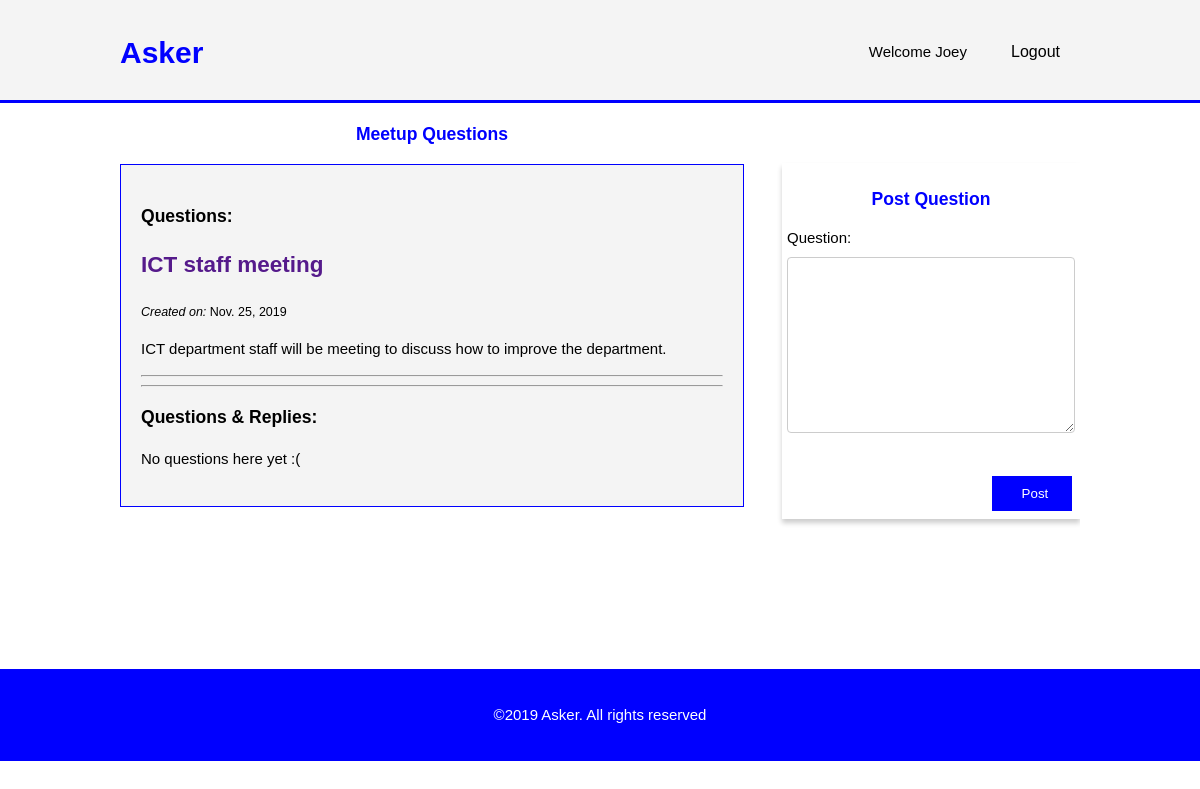
/home/13/ (signed in), run on an earlier commit of the app's database.
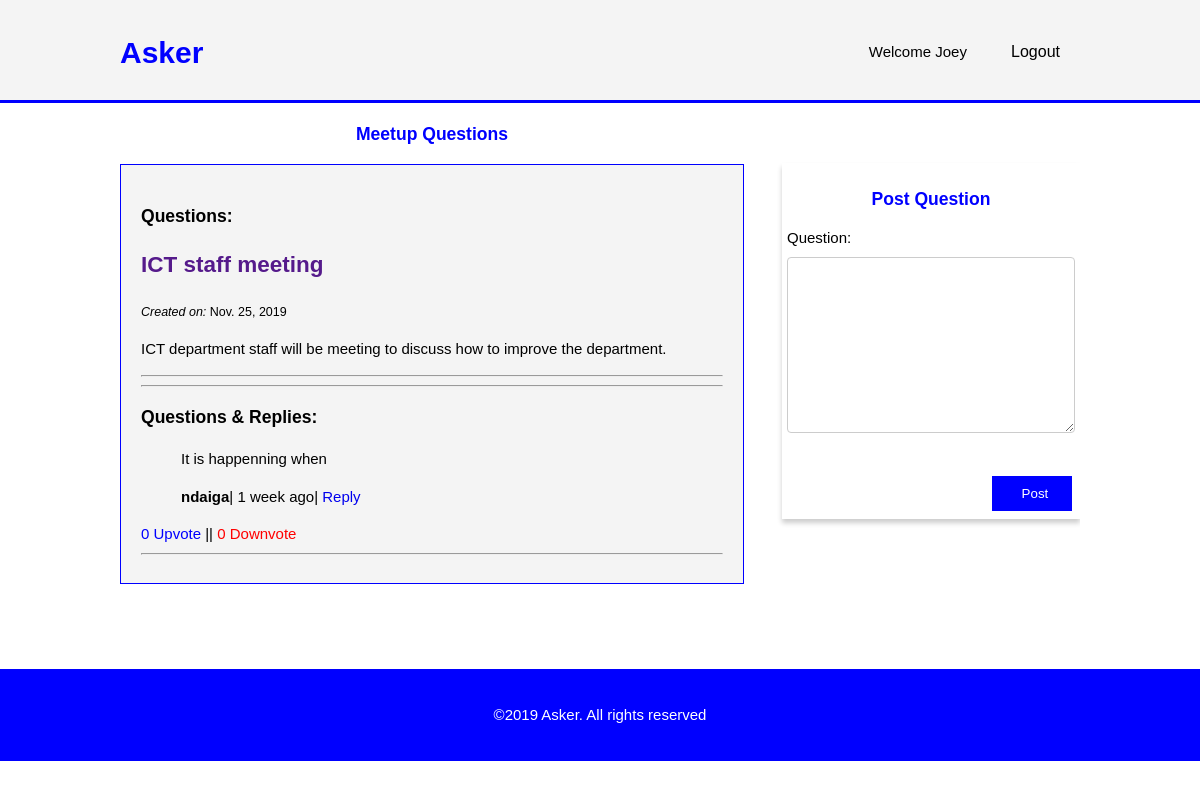
And on a later commit of the database.
### meetup/models.py (models this page shows, shortened)
class Comment(models.Model):
    meetup = models.ForeignKey(
        Meetup, on_delete=models.CASCADE, related_name='comments')
    posted_by = models.ForeignKey(User, on_delete=models.CASCADE, null=True, related_name='comments')
    question = models.TextField()
    created_date = models.DateTimeField(default=timezone.now)
    active = models.BooleanField(default=True)
    up_vote = models.IntegerField(default=0)
    down_vote = models.IntegerField(default=0)
    parent = models.ForeignKey('self', on_delete=models.CASCADE, null=True, blank=True, related_name='replies')
    class Meta:
        ordering = ['-created_date']

### meetup/views.py (the view)
# urls.py: path('home/<int:meetup_id>/', views.detail, name='detail'),
@login_required
def detail(request, meetup_id):
    meetup = get_object_or_404(Meetup, pk=meetup_id)
    comments = meetup.comments.filter(active=True, parent__isnull=True)
    form = CommentForm()
    if request.method == "POST":
        form = CommentForm(data=request.POST)
        if form.is_valid():
            parent_obj = None
            try:
                parent_id = int(request.POST.get('parent_id'))
            except:
                parent_id = None
            if parent_id:
                parent_obj = Comment.objects.get(id=parent_id)
                if parent_obj:
                    new_reply = form.save(commit=False)
                    new_reply.parent = parent_obj
            new_comment = form.save(commit=False)
            new_comment.meetup = meetup
            new_comment.posted_by = request.user
            new_comment.save()
            return HttpResponseRedirect(reverse('detail', args=(meetup.id,)))
    else:
        form = CommentForm()
    context = {"meetup": meetup, "form": form, "comments": comments}
    return render(request, 'detail.html', context)

### meetup/forms.py
class CommentForm(forms.ModelForm):
    question = forms.CharField(widget=forms.Textarea)
    class Meta:
        model = Comment
        fields = ['question']

### meetup/templates/detail.html (shortened to what this page needs)
{% load static %}<!DOCTYPE html>
<html>
  <head>
    <link rel="stylesheet" href="{% static 'css/detail.css' %}" />
  </head>
  <body>
    <header>
      <div class="container">
        <div id="branding">
          <h1><span class="highlight"> Asker</span></h1>
        </div>
        <nav>
          <ul>
            {% if user.is_authenticated %}
            <li>
              Welcome {{request.user.first_name}}
            </li>
            <li>
              <a href="{% url 'logout' %}">Logout</a>
            </li>
            {% endif %}
          </ul>
        </nav>
      </div>
    </header>
    <section id="main">
      <div class="container">
        <article id="main-col">
          <h1>Meetup Questions</h1>
          <ul id="questions">
            <li>
              <h3>Questions: {{ comment.parent.count }}</h3>
              <h2>
                <a href="">{{ meetup.title }}</a>
              </h2>
              <small
                ><i>Created on:</i>
                {{ meetup.created_on.date }}
              </small>
              <p>{{ meetup.description }}</p>
              <hr />
              <hr />
              <h3>Questions & Replies:</h3>
              {% for comment in comments %}
              <blockquote>
                <p>{{ comment.question|linebreaks }}</p>
                <p>
                  <b>{{ comment.posted_by }}</b>|
                  {{comment.created_date|timesince }} ago|
                  <a href="#" class="reply-btn">Reply</a>
                </p>
              </blockquote>
              <a href="vote/"
                ><span class="upvote">{{comment.up_vote }} Upvote</span></a
              >
              ||
              <a href="vote/"
                ><span class="downvote">{{comment.down_vote}} Downvote</span></a
              >
              <hr />
              {% empty %}
              <p>No questions here yet :(</p>
              {% endfor %}
            </li>
          </ul>
        </article>
        <aside id="sidebar">
          <h3>Post Question</h3>
          <form action="." method="POST">
            {% csrf_token %} {{ form.as_p }}
            <button type="submit" class="post-btn">Post</button>
          </form>
        </aside>
      </div>
    </section>
    <footer>
      <p>&copy;2019 Asker. All rights reserved</p>
    </footer>
  </body>
</html>

What changed in the data, as far as the page shows it:
added Comment: question "It is happenning when", posted_by "ndaiga", created_date "1 week", up_vote "0", down_vote "0"
Also different on the page:
text no longer shown: "No questions here yet :("
